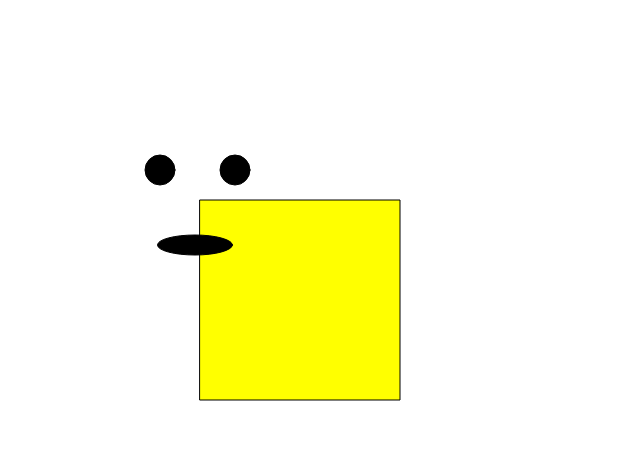
Frame 1 (no input)
Frame 60 (no input): identical to frame 1, image omitted
Frame 120 (the mouse pressed at the canvas centre since frame 60): identical to frame 1, image omitted

The p5.js sketch that drew this single still picture (run headless with seeded random() and noise() and a simulated clock; from frame 60 on, the mouse is pressed at the canvas centre):

// p5.js sketch
// ── sketch.js
function setup() {
	createCanvas(640, 460);
}
function draw() {
	background("white");
	fill("yellow")
	
    rect(200, 200, 200, 200);
    
    fill("black");
    ellipse(160, 170, 30, 30);
    
    ellipse(235, 170, 30, 30);
    
    ellipse(195, 245, 75, 20);
}
